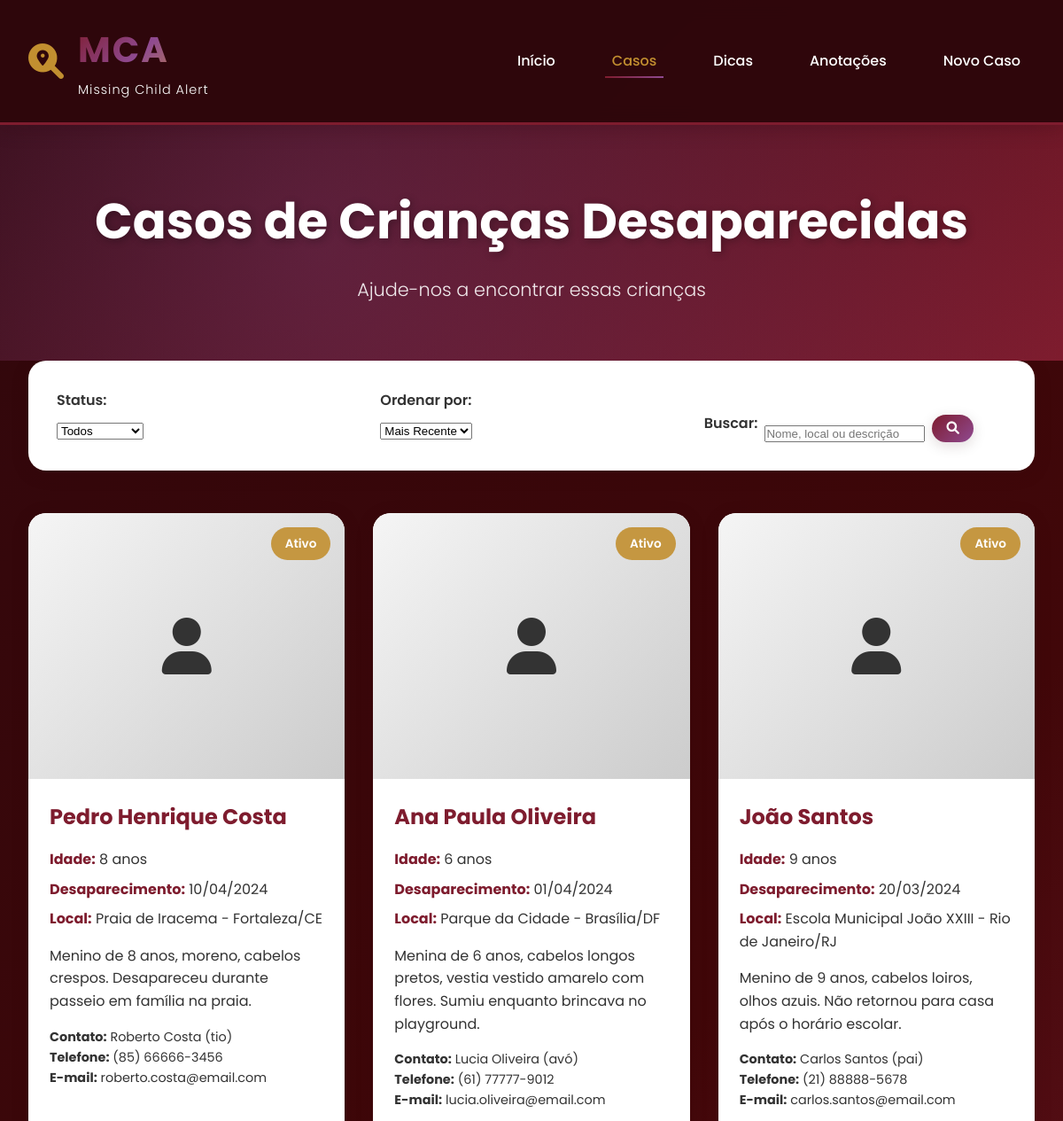
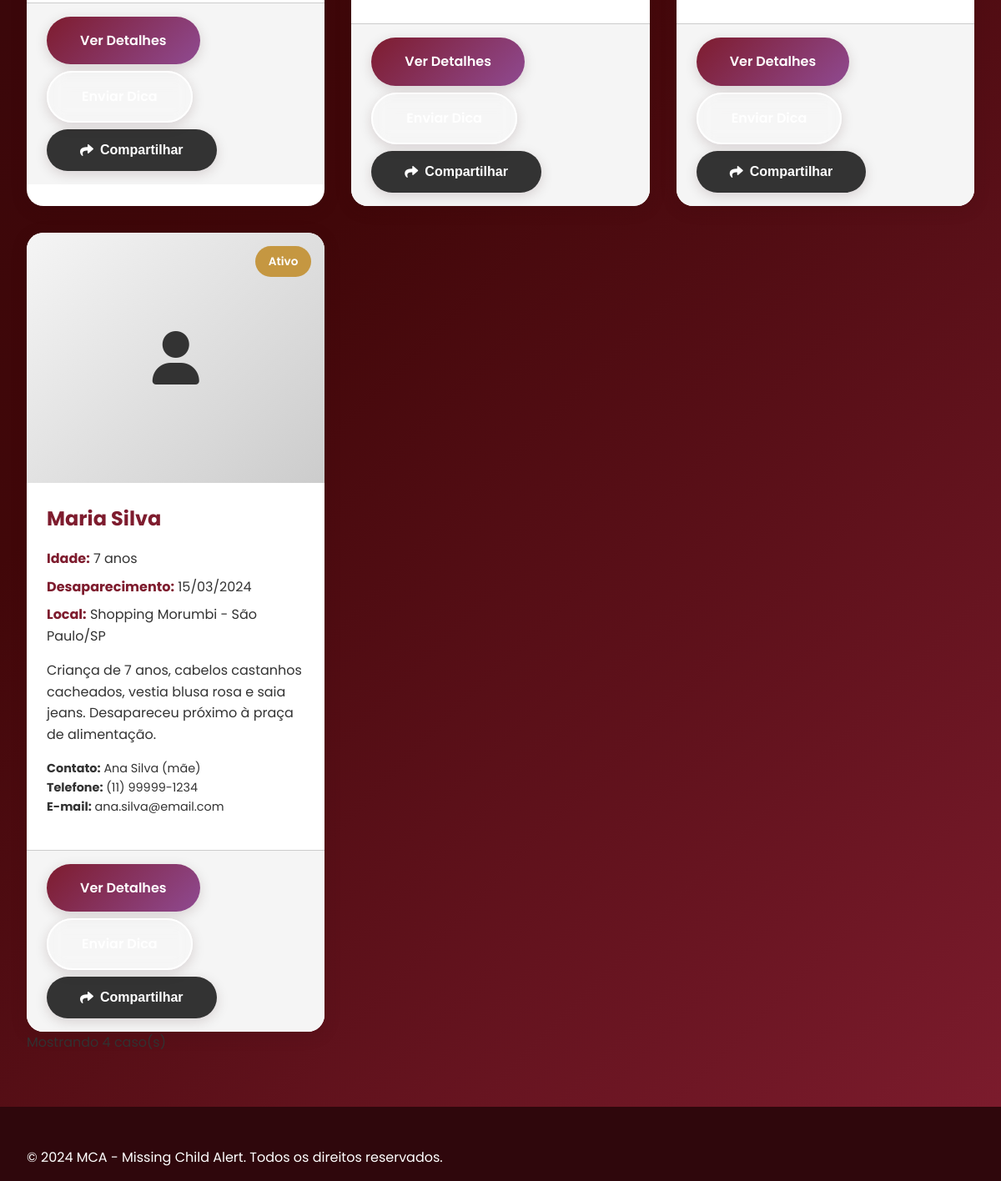
Page /casos.php on the committed database (2 pictures, top to bottom).
### tables this page shows
CREATE TABLE IF NOT EXISTS casos (
    id INT AUTO_INCREMENT PRIMARY KEY,
    nome_crianca VARCHAR(100) NOT NULL,
    idade INT,
    data_desaparecimento DATE,
    local_desaparecimento VARCHAR(200),
    descricao TEXT,
    foto VARCHAR(255),
    contato_responsavel VARCHAR(100),
    telefone VARCHAR(20),
    email VARCHAR(100),
    informacoes_adicionais TEXT,
    status ENUM('ativo', 'resolvido', 'investigando') DEFAULT 'ativo',
    data_criacao TIMESTAMP DEFAULT CURRENT_TIMESTAMP,
    data_atualizacao TIMESTAMP DEFAULT CURRENT_TIMESTAMP ON UPDATE CURRENT_TIMESTAMP
);

### casos.php (the view, shortened to what this page needs)
<?php
try {
    $pdo = getDB();
    $status = $_GET['status'] ?? 'todos';
    $busca = $_GET['busca'] ?? '';
    $ordenacao = $_GET['ordenacao'] ?? 'recente';
    $sql = "SELECT * FROM casos WHERE 1=1";
    $params = [];
    switch($ordenacao) {
        default:
            $sql .= " ORDER BY data_desaparecimento DESC";
    }
    $stmt = $pdo->prepare($sql);
    $stmt->execute($params);
    $casos = $stmt->fetchAll();
} catch(Exception $e) {
    $casos = [];
    error_log("Erro ao buscar casos: " . $e->getMessage());
}
?>
<!DOCTYPE html>
<html lang="pt-BR">
<head>
    <link rel="stylesheet" href="css/styles.css">
    <link rel="stylesheet" href="https://cdnjs.cloudflare.com/ajax/libs/font-awesome/6.0.0/css/all.min.css">
</head>
<body>
    <header>
        <div class="container">
            <div class="logo">
                <i class="fas fa-search-location logo-icon"></i>
                <div>
                    <h1>MCA</h1>
                    <span>Missing Child Alert</span>
                </div>
            </div>
            <nav>
                <ul>
                    <li><a href="index.php">Início</a></li>
                    <li><a href="casos.php" class="active">Casos</a></li>
                    <li><a href="dicas.php">Dicas</a></li>
                    <li><a href="anotacoes.php">Anotações</a></li>
                    <li><a href="novo.php">Novo Caso</a></li>
                </ul>
            </nav>
        </div>
    </header>
    <section class="page-header">
        <div class="container">
            <h1>Casos de Crianças Desaparecidas</h1>
            <p>Ajude-nos a encontrar essas crianças</p>
        </div>
    </section>
    <section class="casos-section">
        <div class="container">
            <div class="filters-bar">
                <form method="GET" action="casos.php" class="filters-form">
                    <div class="filter-group">
                        <label>Status:</label>
                        <select name="status" onchange="this.form.submit()">
                            <option value="todos" <?php echo $status === 'todos' ? 'selected' : ''; ?>>Todos</option>
                        </select>
                    </div>
                    <div class="filter-group">
                        <label>Ordenar por:</label>
                        <select name="ordenacao" onchange="this.form.submit()">
                            <option value="recente" <?php echo $ordenacao === 'recente' ? 'selected' : ''; ?>>Mais Recente</option>
                        </select>
                    </div>
                    <div class="filter-group search-group">
                        <label>Buscar:</label>
                        <input type="text" name="busca" value="<?php echo htmlspecialchars($busca); ?>" placeholder="Nome, local ou descrição">
                        <button type="submit" class="btn btn-primary btn-sm">
                            <i class="fas fa-search"></i>
                        </button>
                    </div>
                </form>
            </div>
            <div class="casos-grid">
                <?php if (empty($casos)): ?>
                    <div class="no-results">
                        <i class="fas fa-search"></i>
                        <h3>Nenhum caso encontrado</h3>
                        <p>Tente ajustar os filtros de busca.</p>
                    </div>
                <?php else: ?>
                    <?php foreach($casos as $caso): ?>
                    <div class="caso-card">
                        <div class="caso-photo">
                            <?php if($caso['foto']): ?>
                                <img src="uploads/<?php echo htmlspecialchars($caso['foto']); ?>" alt="Foto de <?php echo htmlspecialchars($caso['nome_crianca']); ?>">
                            <?php else: ?>
                                <div class="no-photo">
                                    <i class="fas fa-user"></i>
                                </div>
                            <?php endif; ?>
                            <div class="caso-status status-<?php echo $caso['status']; ?>">
                                <?php echo ucfirst($caso['status']); ?>
                            </div>
                        </div>
                        <div class="caso-info">
                            <h3><?php echo htmlspecialchars($caso['nome_crianca']); ?></h3>
                            <div class="caso-details">
                                <p><strong>Idade:</strong> <?php echo $caso['idade']; ?> anos</p>
                                <p><strong>Desaparecimento:</strong> <?php echo date('d/m/Y', strtotime($caso['data_desaparecimento'])); ?></p>
                                <p><strong>Local:</strong> <?php echo htmlspecialchars($caso['local_desaparecimento']); ?></p>
                            </div>
                            <div class="caso-description">
                                <p><?php echo nl2br(htmlspecialchars(substr($caso['descricao'], 0, 150))); ?><?php echo strlen($caso['descricao']) > 150 ? '...' : ''; ?></p>
                            </div>
                            <div class="caso-contact">
                                <p><strong>Contato:</strong> <?php echo htmlspecialchars($caso['contato_responsavel']); ?></p>
                                <?php if(isset($caso['telefone']) && !empty($caso['telefone'])): ?>
                                    <p><strong>Telefone:</strong> <?php echo htmlspecialchars($caso['telefone']); ?></p>
                                <?php endif; ?>
                                <?php if(isset($caso['email']) && !empty($caso['email'])): ?>
                                    <p><strong>E-mail:</strong> <?php echo htmlspecialchars($caso['email']); ?></p>
                                <?php endif; ?>
                            </div>
                        </div>
                        <div class="caso-actions">
                            <a href="caso.php?id=<?php echo $caso['id']; ?>" class="btn btn-primary">Ver Detalhes</a>
                            <a href="dicas.php?caso_id=<?php echo $caso['id']; ?>" class="btn btn-secondary">Enviar Dica</a>
                            <?php if($caso['status'] === 'ativo'): ?>
                                <button class="btn btn-share" onclick="compartilharCaso(<?php echo $caso['id']; ?>)">
                                    <i class="fas fa-share"></i> Compartilhar
                                </button>
                            <?php endif; ?>
                        </div>
                    </div>
                    <?php endforeach; ?>
                <?php endif; ?>
            </div>
            <?php if (!empty($casos)): ?>
                <div class="casos-summary">
                    <p>Mostrando <?php echo count($casos); ?> caso(s)</p>
                </div>
            <?php endif; ?>
        </div>
    </section>
    <footer class="footer">
        <div class="container">
            <p>&copy; 2024 MCA - Missing Child Alert. Todos os direitos reservados.</p>
        </div>
    </footer>

### rows in the picture
casos: status "Ativo", nome_crianca "Pedro Henrique Costa", idade "8", data_desaparecimento "10/04/2024", local_desaparecimento "Praia de Iracema - Fortaleza/CE", descricao "Menino de 8 anos, moreno, cabelos crespos. Desapareceu durante passeio em família na praia.", contato_responsavel "Roberto Costa (tio)", telefone "(85) 66666-3456", email "roberto.costa@email.com"
casos: status "Ativo", nome_crianca "Ana Paula Oliveira", idade "6", data_desaparecimento "01/04/2024", local_desaparecimento "Parque da Cidade - Brasília/DF", descricao "Menina de 6 anos, cabelos longos pretos, vestia vestido amarelo com flores. Sumiu enquanto brincava no playground.", contato_responsavel "Lucia Oliveira (avó)", telefone "(61) 77777-9012", email "lucia.oliveira@email.com"
casos: status "Ativo", nome_crianca "João Santos", idade "9", data_desaparecimento "20/03/2024", local_desaparecimento "Escola Municipal João XXIII - Rio de Janeiro/RJ", descricao "Menino de 9 anos, cabelos loiros, olhos azuis. Não retornou para casa após o horário escolar.", contato_responsavel "Carlos Santos (pai)", telefone "(21) 88888-5678", email "carlos.santos@email.com"
casos: status "Ativo", nome_crianca "Maria Silva", idade "7", data_desaparecimento "15/03/2024", local_desaparecimento "Shopping Morumbi - São Paulo/SP", descricao "Criança de 7 anos, cabelos castanhos cacheados, vestia blusa rosa e saia jeans. Desapareceu próximo à praça de alimentação.", contato_responsavel "Ana Silva (mãe)", telefone "(11) 99999-1234", email "ana.silva@email.com"
